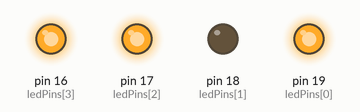
Simulated run of this sketch. Board: Arduino Uno, built with avr-gcc and run on an emulated ATmega328P. Parts: output pins drawn as LEDs (lit = HIGH).

Above: at 0.2 s.
At 1.2 s:
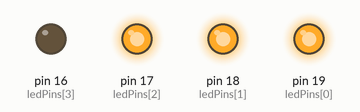
At 2.7 s:
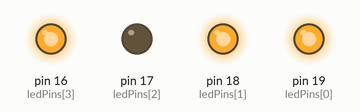
At 3.7 s:
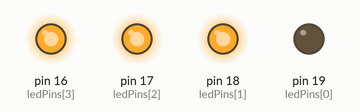
Timing chart, 0 to 4.6 s (numbered marks = the images above):
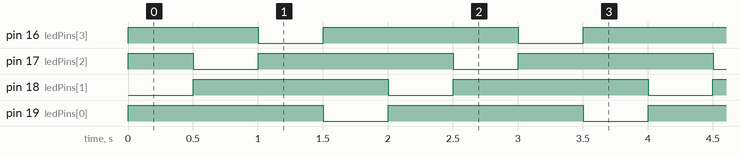

The sketch:

TestDeLosLEDs.ino
```cpp
// Definició dels LEDs
const int ledPins[] = {19, 18, 17, 16};// pin 19->D1, pin 18->D2, pin 17->D3, pin 16->D4
const int numLeds = sizeof(ledPins) / sizeof(ledPins[0]);
int iLoop = 0;

void setup() {
  // Configura els pins dels LEDs com a sortides
  for (int i = 0; i < numLeds; i++) {
    pinMode(ledPins[i], OUTPUT);

    // Encén cada LED inicialment
    digitalWrite(ledPins[i], HIGH);
  }
}

void loop() {
  // Incrementa el valor de iLoop de manera cíclica
  iLoop = (iLoop + 1) % numLeds;

  // Apaga el LED corresponent
  digitalWrite(ledPins[iLoop], LOW);

  // Espera mig segon
  delay(500);

  // Encén el LED corresponent
  digitalWrite(ledPins[iLoop], HIGH);
}
```

Measured:
- by itself, pin 16 (ledPins[3]), pin 17 (ledPins[2]), pin 18 (ledPins[1]), pin 19 (ledPins[0]): alternates HIGH for 1.5 s and LOW for 0.50 s
- by itself, everything shown: repeats every 2.0 s, in 8 steps
